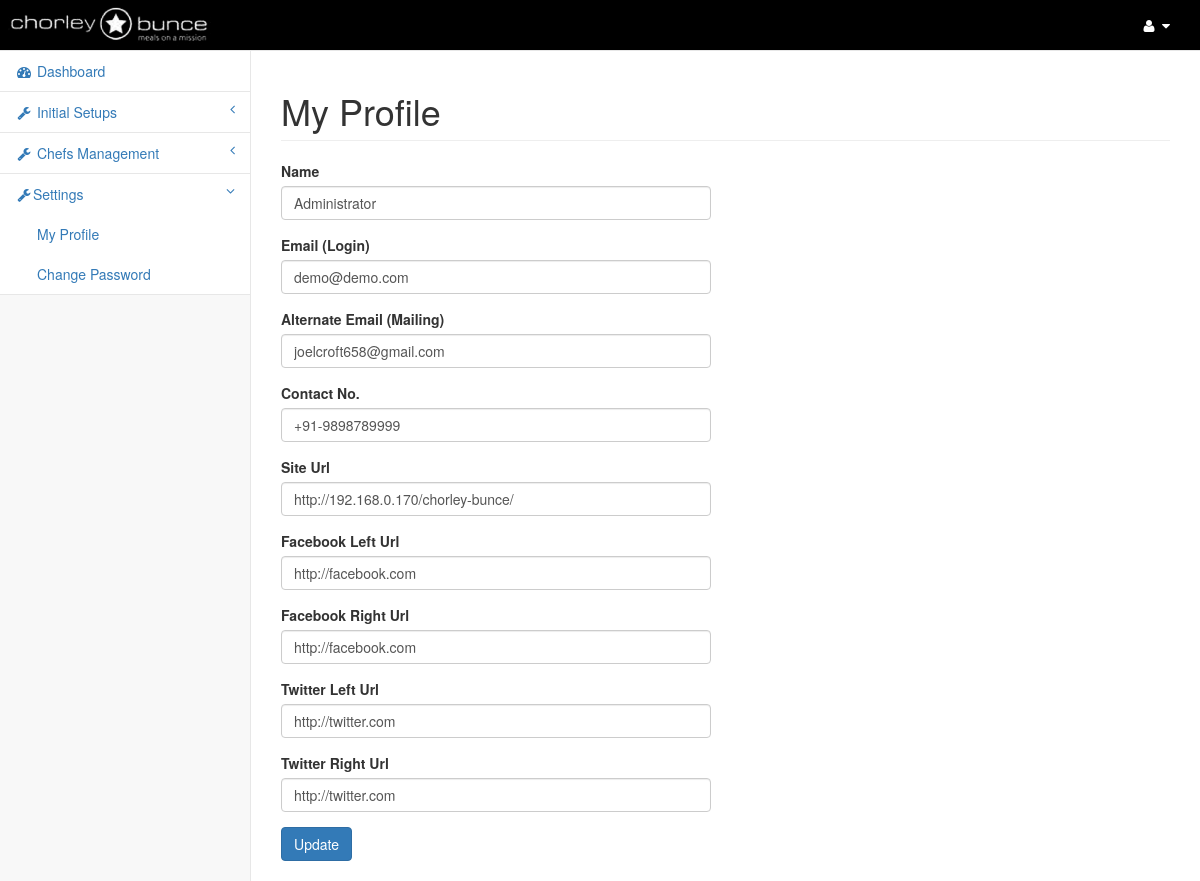
The app's page /my-profile.php (signed in) with its own data.
### tables this page shows
CREATE TABLE IF NOT EXISTS `core` (
  `id` int(11) NOT NULL,
  `admin_name` varchar(120) NOT NULL,
  `email` varchar(80) NOT NULL,
  `alt_email` varchar(80) NOT NULL,
  `contact_no` varchar(55) NOT NULL,
  `password` varchar(100) NOT NULL,
  `facebook_left_url` varchar(255) NOT NULL,
  `facebook_right_url` varchar(255) NOT NULL,
  `twitter_left_url` varchar(255) NOT NULL,
  `twitter_right_url` varchar(255) NOT NULL,
  `active_status` int(11) NOT NULL,
  `site_url` varchar(120) NOT NULL
);

### includes/class.Main.php (called while the page is built, shortened)
<?php
class Main extends Pagination{
	public $dbcon;
	public function __construct(){
		$this->dbcon = mysqli_connect(DB_SERVER, DB_USERNAME, DB_PASSWORD,DB_DATABASE) or die('Oops connection error -> ' . mysqli_connect_error());
	}
	function fetchSingle($tblName,$field='*',$optCondition=""){
		if(trim($optCondition)!= ""){
			$sql = "SELECT ".$field." from ".$tblName." WHERE " . $optCondition;
		}else{
			$sql = "SELECT ".$field." from ".$tblName;
		}
		$result = mysqli_query($this->dbcon,$sql);
		return mysqli_fetch_assoc($result);
	}
}
?>

### my-profile.php (the view, shortened to what this page needs)
<?php
include_once "includes/class.Main.php";
$dbf = new Main();
include 'application-top.php';
$edit_adm_info=$dbf->fetchSingle('core','*',"id='1'");
?>
<body>
    <div id="wrapper">
      <nav class="navbar navbar-default navbar-static-top" role="navigation" style="margin-bottom: 0">
          <?php include('admin-header.php'); ?>
          <?php include('left-menu.php'); ?>
      </nav>
      <div id="page-wrapper">
          <div class="row">
              <div class="col-lg-12">
                  <h1 class="page-header">My Profile</h1>
              </div>
          </div>
          <div class="row">
              <div class="col-lg-12">
                <form id="frm_content" name="frm_content" method="post" action="" class="form-horizontal" onSubmit="return contentValidation();">
                <div class="form-group row">
                    <label class="col-lg-12">Name</label>
                     <div class=" col-lg-6">
                        <input class="form-control" name="admin_name" id="admin_name" required="on" value="<?php echo $edit_adm_info['admin_name']; ?>">
                     </div>
                </div>
                <div class="form-group row">
                    <label class="col-lg-12">Email (Login) </label>
                     <div class=" col-lg-6">
                        <input class="form-control" name="email" id="email" required="on" value="<?php echo $edit_adm_info['email']; ?>">
                     </div>
                </div>
                <div class="form-group row">
                    <label class="col-lg-12">Alternate Email (Mailing)</label>
                     <div class=" col-lg-6">
                        <input class="form-control" name="alt_email" id="alt_email" required="on" value="<?php echo $edit_adm_info['alt_email']; ?>" type="email">
                     </div>
                </div>
                <div class="form-group row">
                    <label class="col-lg-12">Contact No. </label>
                     <div class=" col-lg-6">
                        <input class="form-control" name="contact_no" id="contact_no" required="on" value="<?php echo $edit_adm_info['contact_no']; ?>">
                     </div>
                </div>
                <div class="form-group row">
                    <label class="col-lg-12">Site Url</label>
                     <div class=" col-lg-6">
                        <input class="form-control" name="site_url" id="site_url" required="on" value="<?php echo $edit_adm_info['site_url']; ?>">
                     </div>
                </div>
                <div class="form-group row">
                    <label class="col-lg-12">Facebook Left Url</label>
                     <div class=" col-lg-6">
                        <input class="form-control" name="facebook_left_url" id="facebook_left_url" required="on" value="<?php echo $edit_adm_info['facebook_left_url']; ?>">
                     </div>
                </div>
                <div class="form-group row">
                    <label class="col-lg-12">Facebook Right Url</label>
                     <div class=" col-lg-6">
                        <input class="form-control" name="facebook_right_url" id="facebook_right_url" required="on" value="<?php echo $edit_adm_info['facebook_right_url']; ?>">
                     </div>
                </div>
                <div class="form-group row">
                    <label class="col-lg-12">Twitter Left Url</label>
                     <div class=" col-lg-6">
                        <input class="form-control" name="twitter_left_url" id="twitter_left_url" required="on" value="<?php echo $edit_adm_info['twitter_left_url']; ?>">
                     </div>
                </div>
                <div class="form-group row">
                    <label class="col-lg-12">Twitter Right Url</label>
                     <div class=" col-lg-6">
                        <input class="form-control" name="twitter_right_url" id="twitter_right_url" required="on" value="<?php echo $edit_adm_info['twitter_right_url']; ?>">
                     </div>
                </div>
                <button type="submit" class="btn btn-primary">Update</button>
                <div class="col-lg-12">&nbsp; </div>
                </form>
			  </div>
          </div>
      </div>
    </div>
</body>
</html>

### css/sb-admin-2.css (style rules this page uses)
body { background-color: #f8f8f8; }
#wrapper { width: 100%; }
#page-wrapper { padding: 0 15px; min-height: 568px; background-color: #fff; }
@media (min-width:768px) { #page-wrapper { position: inherit; margin: 0 0 0 250px; padding: 0 30px; border-left: 1px solid #e7e7e7; } }
.navbar-default { background-color:#000; height:auto; }
.navbar { min-height:0; }

### records on screen
core: admin_name "Administrator", email "demo@demo.com", alt_email "joelcroft658@gmail.com", contact_no "+91-9898789999", site_url "http://192.168.0.170/chorley-bunce/", facebook_left_url "http://facebook.com", facebook_right_url "http://facebook.com", twitter_left_url "http://twitter.com", twitter_right_url "http://twitter.com"
